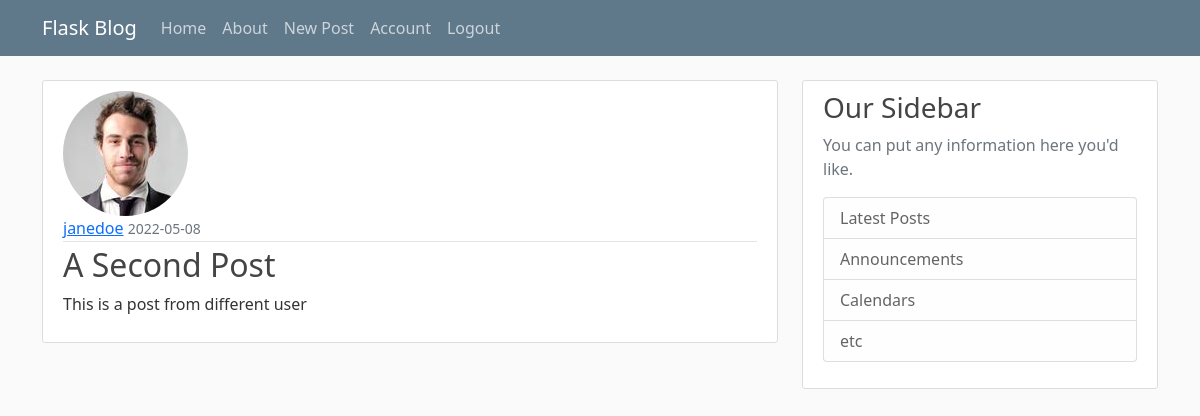
Page /post/2 (signed in) on the earlier database version.
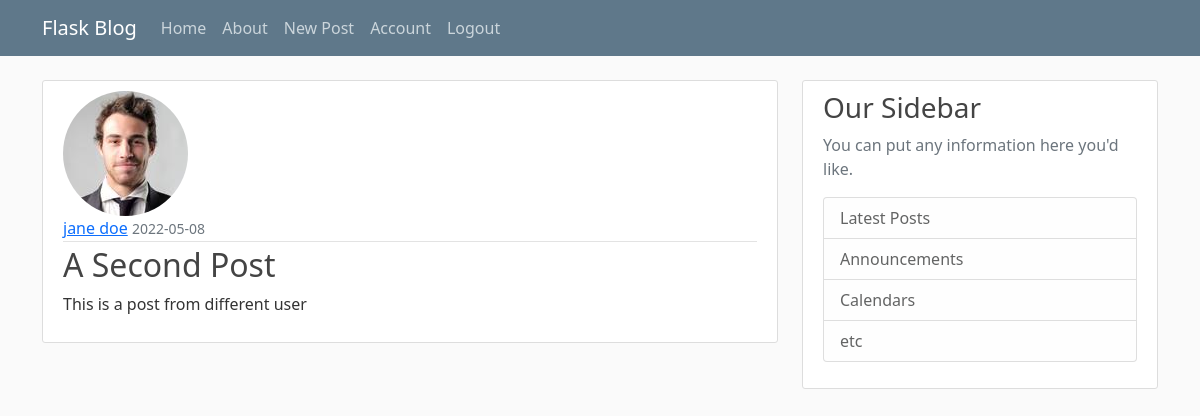
Same page on the later database version.
### flaskBlog/models.py (models this page shows, shortened)
class User(db.Model, UserMixin):
    id = db.Column(db.Integer, primary_key=True)
    username = db.Column(db.String(20), unique=True, nullable=False)
    email = db.Column(db.String(120), unique=True, nullable=False)
    image_file = db.Column(db.String(20), nullable=False, default='default.jpg')
    password = db.Column(db.String(60), nullable=False)
    posts = db.relationship('Post', backref='author', lazy=True)

### flaskBlog/posts/routes.py (the view)
@posts.route("/post/<int:post_id>")
def post(post_id):
    post = Post.query.get_or_404(post_id)
    return render_template('post.html', title=post.title, post=post)

### flaskBlog/models.py (called while the page is built)
@login_manager.user_loader
def load_user(user_id):
    return User.query.get(int(user_id))

### flaskBlog/templates/post.html (shortened to what this page needs)
{% extends "base.html" %}
    {% block content %}
        <article class="media content-section">
            <img class="rounded-circle article-image" src="{{ url_for('static', filename='images/' + post.author.image_file) }}" alt="">
            <div class="media-body">
                <div class="article-metadata">
                    <a class="mr-2" href="{{ url_for('users.user_posts', username=post.author.username ) }}">{{ post.author.username }}</a>
                    <small class="text-muted">{{ post.date_posted.strftime('%Y-%m-%d') }}</small>
                </div>
                    <h2 class="article-title">{{ post.title }}</a></h2>
                    <p class="article-content">{{ post.content }}</p>
                </div>
        </article>
    {% endblock content %}

Differences in the rows shown:
changed User: author.username "janedoe" → "jane doe"
